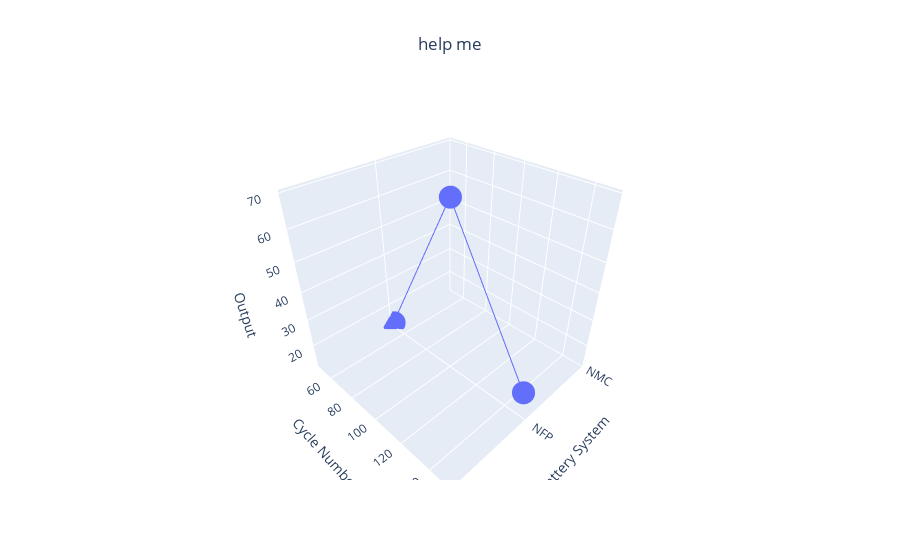

The notebook cell this image was saved under:
### Code cell
x = [1,1,1] # input, strings (ex: 'NMC')
y = [50,100,150] # input
z = [13, 69, 21] # output

fig = go.Figure(data=px.line_3d(
    x=x, y=y, z=z,
    title='spinny boi',                    
    labels = {'x': 'Battery System', 'y': 'Cycle Number', 'z': 'Output'},
    markers = True
     ))

fig.update_layout(title = {'text' :'help me', 'x' : 0.5},
                 scene = dict(
                     xaxis = dict(
                         nticks = 3,
                         ticktext = ['NMC', 'NFP', 'LCA'],
                         tickvals = [0, 1, 2]))
                 )

fig.show()

### Figure 1 — Plotly figure (JSON) as saved in the notebook; plotly's stock layout.template omitted (floating-point values rounded to 4 significant figures)
{"data": [{"hovertemplate": "Battery System=%{x}<br>Cycle Number=%{y}<br>Output=%{z}<extra></extra>", "legendgroup": "", "line": {"color": "#636efa", "dash": "solid"}, "marker": {"symbol": "circle"}, "mode": "markers+lines", "name": "", "scene": "scene", "showlegend": false, "type": "scatter3d", "x": [1, 1, 1], "y": [50, 100, 150], "z": [13, 69, 21]}], "layout": {"legend": {"tracegroupgap": 0}, "scene": {"domain": {"x": [0, 1], "y": [0, 1]}, "xaxis": {"nticks": 3, "ticktext": ["NMC", "NFP", "LCA"], "tickvals": [0, 1, 2], "title": {"text": "Battery System"}}, "yaxis": {"title": {"text": "Cycle Number"}}, "zaxis": {"title": {"text": "Output"}}}, "title": {"text": "help me", "x": 0.5}}}
